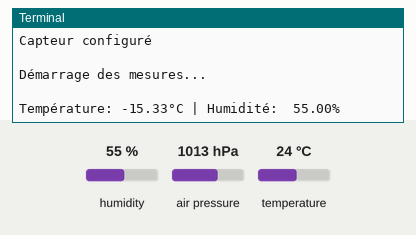
Simulated run of this program. Board: Raspberry Pi (BCM pin numbers). Parts: the last lines printed to the terminal. The inputs (shaded band) are chosen by the test bench; at power-on: temperature 24 °C, humidity 55 %, air pressure 1013 hPa.

Above: at 1.2 s.
1.3 s: temperature set to 33 °C
At 4.1 s:
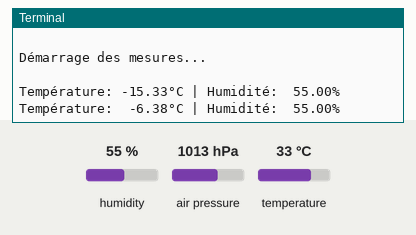
4.5 s: temperature set to 41 °C
At 6.1 s:
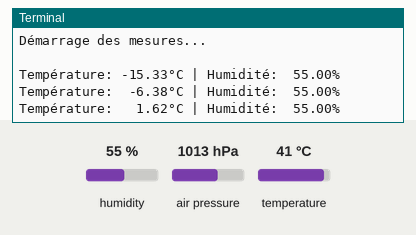
7.0 s: humidity set to 22 %
At 9.3 s:
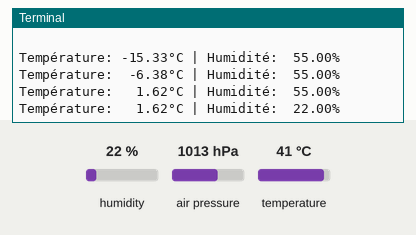

Measured:
- after the input at 1.3 s, the terminal: prints a new line after 1.7 s (image 1)
- after the input at 4.5 s, the terminal: prints a new line after 1.0 s (image 2)
- after the input at 7.0 s, the terminal: prints a new line after 1.0 s (image 3)

The program:

test-bme680-smbus.py
```python
#!/usr/bin/env python3
"""
Test du capteur BME680 avec smbus
Affiche la température et l'humidité
"""

import smbus2
import time

# Adresse I2C du BME680 (0x76 ou 0x77 selon le modèle)
BME680_ADDR = 0x77

# Registres BME680
REG_CHIP_ID = 0xD0
REG_RESET = 0xE0
REG_CTRL_HUM = 0x72
REG_CTRL_MEAS = 0x74
REG_CONFIG = 0x75

# Registres de données
REG_TEMP_MSB = 0x22
REG_HUM_MSB = 0x25

# Chip ID attendu
CHIP_ID_BME680 = 0x61

class BME680:
    def __init__(self, bus_number=1, address=BME680_ADDR):
        """Initialise le capteur BME680"""
        self.bus = smbus2.SMBus(bus_number)
        self.address = address

        # Vérifier le chip ID
        chip_id = self.bus.read_byte_data(self.address, REG_CHIP_ID)
        if chip_id != CHIP_ID_BME680:
            raise Exception(f"BME680 non détecté! Chip ID: 0x{chip_id:02X} (attendu: 0x{CHIP_ID_BME680:02X})")

        print(f"BME680 détecté (Chip ID: 0x{chip_id:02X})")

        # Lire les coefficients de calibration
        self._read_calibration_data()

        # Configurer le capteur
        self._configure()

    def _read_calibration_data(self):
        """Lit les coefficients de calibration depuis le capteur"""
        # Température
        coeff = self.bus.read_i2c_block_data(self.address, 0x89, 3)
        self.par_t1 = (coeff[1] << 8) | coeff[0]
        self.par_t2 = (coeff[2] << 8) | coeff[1]

        coeff = self.bus.read_byte_data(self.address, 0x8A)
        self.par_t3 = coeff

        # Humidité
        coeff = self.bus.read_i2c_block_data(self.address, 0xE1, 7)
        self.par_h1 = (coeff[2] << 4) | (coeff[1] & 0x0F)
        self.par_h2 = (coeff[0] << 4) | (coeff[1] >> 4)
        self.par_h3 = coeff[3]
        self.par_h4 = coeff[4]
        self.par_h5 = coeff[5]
        self.par_h6 = coeff[6]

        coeff = self.bus.read_byte_data(self.address, 0xE7)
        self.par_h7 = coeff

        print("Coefficients de calibration chargés")

    def _configure(self):
        """Configure le capteur pour les mesures"""
        # Configurer l'humidité (oversampling x2)
        self.bus.write_byte_data(self.address, REG_CTRL_HUM, 0x02)

        # Configurer température et pression (oversampling x2, mode forcé)
        # Mode forcé: le capteur fait une mesure puis retourne en veille
        self.bus.write_byte_data(self.address, REG_CTRL_MEAS, 0x49)

        # Configurer le filtre IIR (coefficient 3)
        self.bus.write_byte_data(self.address, REG_CONFIG, 0x0C)

        print("Capteur configuré")

    def _read_raw_data(self):
        """Lit les données brutes du capteur"""
        # Déclencher une mesure (mode forcé)
        self.bus.write_byte_data(self.address, REG_CTRL_MEAS, 0x49)

        # Attendre la fin de la mesure
        time.sleep(0.5)

        # Lire les données de température (3 octets)
        data = self.bus.read_i2c_block_data(self.address, REG_TEMP_MSB, 3)
        adc_temp = (data[0] << 12) | (data[1] << 4) | (data[2] >> 4)

        # Lire les données d'humidité (2 octets)
        data = self.bus.read_i2c_block_data(self.address, REG_HUM_MSB, 2)
        adc_hum = (data[0] << 8) | data[1]

        return adc_temp, adc_hum

    def _compensate_temperature(self, adc_temp):
        """Compense la température avec les coefficients de calibration"""
        var1 = (adc_temp >> 3) - (self.par_t1 << 1)
        var2 = (var1 * self.par_t2) >> 11
        var3 = ((var1 >> 1) * (var1 >> 1)) >> 12
        var3 = ((var3) * (self.par_t3 << 4)) >> 14

        self.t_fine = var2 + var3
        calc_temp = (((self.t_fine * 5) + 128) >> 8)

        return calc_temp / 100.0

    def _compensate_humidity(self, adc_hum):
        """Compense l'humidité avec les coefficients de calibration"""
        temp_scaled = ((self.t_fine * 5) + 128) >> 8
        var1 = (adc_hum - ((self.par_h1 * 16))) - (((temp_scaled * self.par_h3) // 100) >> 1)
        var2 = (self.par_h2 * (((temp_scaled * self.par_h4) // 100) +
                (((temp_scaled * ((temp_scaled * self.par_h5) // 100)) >> 6) // 100) +
                (1 << 14))) >> 10
        var3 = var1 * var2
        var4 = self.par_h6 << 7
        var4 = ((var4) + ((temp_scaled * self.par_h7) // 100)) >> 4
        var5 = ((var3 >> 14) * (var3 >> 14)) >> 10
        var6 = (var4 * var5) >> 1
        calc_hum = (((var3 + var6) >> 10) * 1000) >> 12

        # Limiter entre 0% et 100%
        calc_hum = max(0, min(100000, calc_hum))

        return calc_hum / 1000.0

    def read(self):
        """Lit température et humidité"""
        adc_temp, adc_hum = self._read_raw_data()

        temperature = self._compensate_temperature(adc_temp)
        humidity = self._compensate_humidity(adc_hum)

        return temperature, humidity


def main():
    """Fonction principale"""
    print("=== Test du capteur BME680 ===\n")

    try:
        # Initialiser le capteur
        sensor = BME680()
        print("\nDémarrage des mesures...\n")

        # Boucle de mesure
        while True:
            # Lire les valeurs
            temperature, humidity = sensor.read()

            # Afficher les résultats
            print(f"Température: {temperature:6.2f}°C | Humidité: {humidity:6.2f}%")

            # Attendre 2 secondes avant la prochaine mesure
            time.sleep(2)

    except KeyboardInterrupt:
        print("\n\nArrêt du programme")
    except Exception as e:
        print(f"\nErreur: {e}")
        print("\nVérifiez:")
        print("  - Le câblage du capteur")
        print("  - L'adresse I2C (0x76 ou 0x77)")
        print("  - Que l'I2C est activé: sudo raspi-config")


if __name__ == "__main__":
    main()
```
